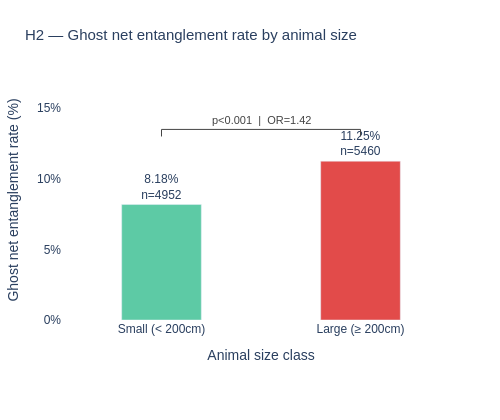

The code cell stored with this chart in its notebook:
### Code cell
fig_h2 = plot_ghost_net(chi2, p, odds_ratio)
fig_h2.show()

### Figure 1 — Plotly figure (JSON) as saved in the notebook; plotly's stock layout.template omitted (floating-point values rounded to 4 significant figures)
{"data": [{"marker": {"color": "#5DCAA5"}, "name": "Small (< 200cm)", "showlegend": false, "text": "8.18%<br>n=4952", "textposition": "outside", "type": "bar", "width": 0.4, "x": ["Small (< 200cm)"], "y": [8.18]}, {"marker": {"color": "#E24B4A"}, "name": "Large (≥ 200cm)", "showlegend": false, "text": "11.25%<br>n=5460", "textposition": "outside", "type": "bar", "width": 0.4, "x": ["Large (≥ 200cm)"], "y": [11.25]}], "layout": {"annotations": [{"font": {"color": "#444", "size": 11}, "showarrow": false, "text": "p<0.001  |  OR=1.42", "x": 0.5, "y": 14.2}], "font": {"family": "sans-serif", "size": 12}, "height": 420, "margin": {"b": 100, "l": 60, "r": 40, "t": 80}, "paper_bgcolor": "white", "plot_bgcolor": "white", "shapes": [{"line": {"color": "#444", "width": 1}, "type": "line", "x0": 0, "x1": 1, "y0": 13.5, "y1": 13.5}, {"line": {"color": "#444", "width": 1}, "type": "line", "x0": 0, "x1": 0, "y0": 13, "y1": 13.5}, {"line": {"color": "#444", "width": 1}, "type": "line", "x0": 1, "x1": 1, "y0": 13, "y1": 13.5}], "title": {"font": {"size": 15}, "text": "H2 — Ghost net entanglement rate by animal size"}, "width": 500, "xaxis": {"title": {"text": "Animal size class"}}, "yaxis": {"range": [0, 17], "ticksuffix": "%", "title": {"text": "Ghost net entanglement rate (%)"}}}}
